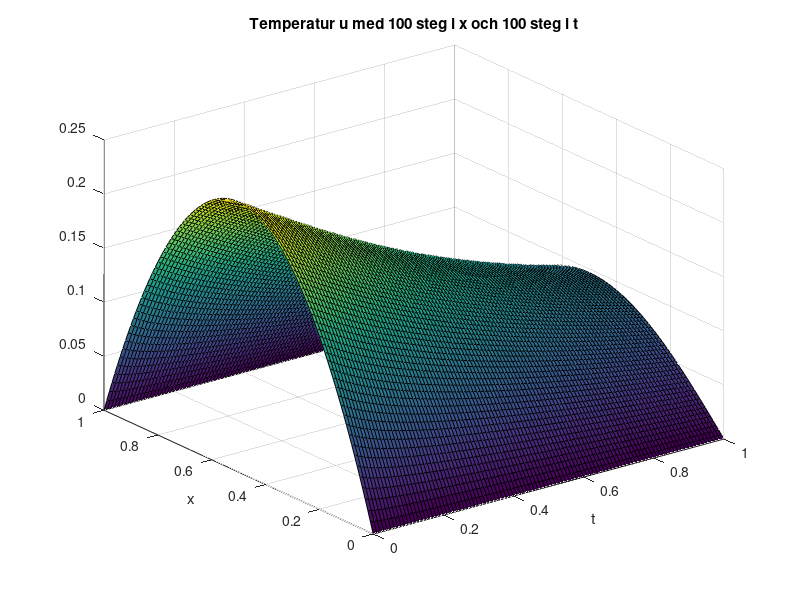

MATLAB code for this plot:
%Losning av varmeledningsekvationen med FE
clear all, close all, clc
alpha=0.1;    %Termisk diffusivitet
T=1;        %Sluttid
M=100;       %Antal delintervall i x
N=100;       %Antal delintervall i t
A=diag(ones(M-2,1),-1)+diag(-2*ones(M-1,1))+diag(ones(M-2,1),1);
dx=1/M; dt=T/N;

u=zeros(M-1,N+1);   %Initialisering
x=(dx:dx:1-dx)';
u(:,1)=x.*(1-x);    %Temperatur vid t=0
%Framat Euler
% for i=1:N
%     u(:,i+1)=u(:,i)+alpha*dt/dx^2*A*u(:,i);
% end

%Bakat Euler
for i=1:N
   u(:,i+1)=(eye(M-1)-dt*alpha/dx^2*A)\u(:,i);
end

surf(0:dt:T,[0;x;1], [zeros(1,N+1); u; zeros(1,N+1)])
ylabel('x'),xlabel('t'),

title(['Temperatur u med ',num2str(M),' steg i x och ', num2str(N), ' steg i t'])
